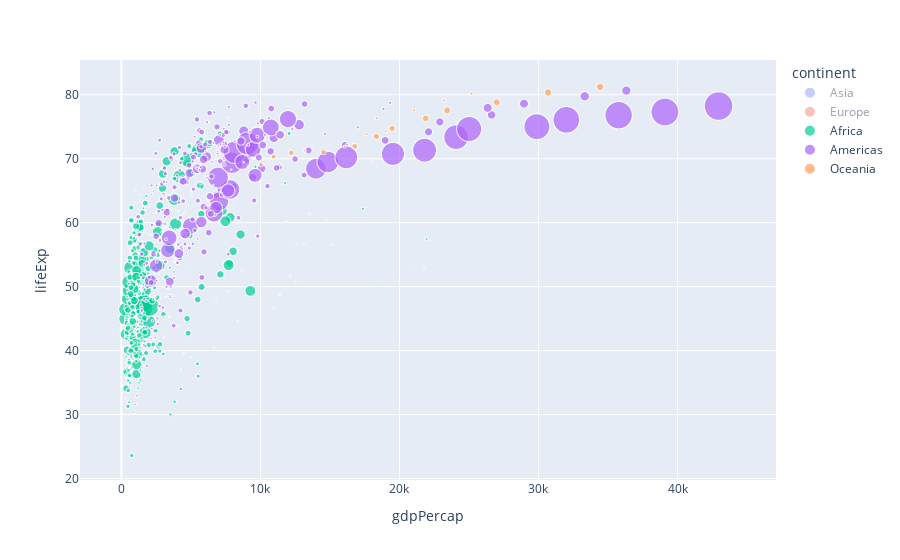

The cell this chart's notebook holds for it:
### Code cell
px.scatter(df,y='lifeExp',x='gdpPercap',size='pop',size_max=60,color='continent') # make color

### Figure 1 — Plotly figure (JSON) as saved in the notebook; plotly's stock layout.template omitted (floating-point values rounded to 4 significant figures; data arrays with more than 128 entries replaced by an {"elided": "..."} marker saying what was removed)
{"data": [{"hovertemplate": "continent=Asia<br>gdpPercap=%{x}<br>lifeExp=%{y}<br>pop=%{marker.size}<extra></extra>", "legendgroup": "Asia", "marker": {"color": "#636efa", "size": {"elided": "396 int values"}, "sizemode": "area", "sizeref": 366300.0, "symbol": "circle"}, "mode": "markers", "name": "Asia", "showlegend": true, "type": "scattergl", "visible": "legendonly", "x": {"elided": "396 float values"}, "xaxis": "x", "y": {"elided": "396 float values"}, "yaxis": "y"}, {"hovertemplate": "continent=Europe<br>gdpPercap=%{x}<br>lifeExp=%{y}<br>pop=%{marker.size}<extra></extra>", "legendgroup": "Europe", "marker": {"color": "#EF553B", "size": {"elided": "360 int values"}, "sizemode": "area", "sizeref": 366300.0, "symbol": "circle"}, "mode": "markers", "name": "Europe", "showlegend": true, "type": "scattergl", "visible": "legendonly", "x": {"elided": "360 float values"}, "xaxis": "x", "y": {"elided": "360 float values"}, "yaxis": "y"}, {"hovertemplate": "continent=Africa<br>gdpPercap=%{x}<br>lifeExp=%{y}<br>pop=%{marker.size}<extra></extra>", "legendgroup": "Africa", "marker": {"color": "#00cc96", "size": {"elided": "624 int values"}, "sizemode": "area", "sizeref": 366300.0, "symbol": "circle"}, "mode": "markers", "name": "Africa", "showlegend": true, "type": "scattergl", "x": {"elided": "624 float values"}, "xaxis": "x", "y": {"elided": "624 float values"}, "yaxis": "y"}, {"hovertemplate": "continent=Americas<br>gdpPercap=%{x}<br>lifeExp=%{y}<br>pop=%{marker.size}<extra></extra>", "legendgroup": "Americas", "marker": {"color": "#ab63fa", "size": {"elided": "300 int values"}, "sizemode": "area", "sizeref": 366300.0, "symbol": "circle"}, "mode": "markers", "name": "Americas", "showlegend": true, "type": "scattergl", "x": {"elided": "300 float values"}, "xaxis": "x", "y": {"elided": "300 float values"}, "yaxis": "y"}, {"hovertemplate": "continent=Oceania<br>gdpPercap=%{x}<br>lifeExp=%{y}<br>pop=%{marker.size}<extra></extra>", "legendgroup": "Oceania", "marker": {"color": "#FFA15A", "size": [8691212, 9712569, 10794968, 11872264, 13177000, 14074100, 15184200, 16257249, 17481977, 18565243, 19546792, 20434176, 1994794, 2229407, 2488550, 2728150, 2929100, 3164900, 3210650, 3317166, 3437674, 3676187, 3908037, 4115771], "sizemode": "area", "sizeref": 366300.0, "symbol": "circle"}, "mode": "markers", "name": "Oceania", "showlegend": true, "type": "scattergl", "x": [10040.0, 10950.0, 12220.0, 14530.0, 16790.0, 18330.0, 19480.0, 21890.0, 23420.0, 27000.0, 30690.0, 34440.0, 10560.0, 12250.0, 13180.0, 14460.0, 16050.0, 16230.0, 17630.0, 19010.0, 18360.0, 21050.0, 23190.0, 25190.0], "xaxis": "x", "y": [69.12, 70.33, 70.93, 71.1, 71.93, 73.49, 74.74, 76.32, 77.56, 78.83, 80.37, 81.23, 69.39, 70.26, 71.24, 71.52, 71.89, 72.22, 73.84, 74.32, 76.33, 77.55, 79.11, 80.2], "yaxis": "y"}], "layout": {"autosize": true, "legend": {"itemsizing": "constant", "title": {"text": "continent"}, "tracegroupgap": 0}, "margin": {"t": 60}, "xaxis": {"anchor": "y", "autorange": true, "domain": [0, 1], "range": [-3570.0, 48260.0], "title": {"text": "gdpPercap"}, "type": "linear"}, "yaxis": {"anchor": "x", "autorange": true, "domain": [0, 1], "range": [18.98, 88.95], "title": {"text": "lifeExp"}, "type": "linear"}}}
